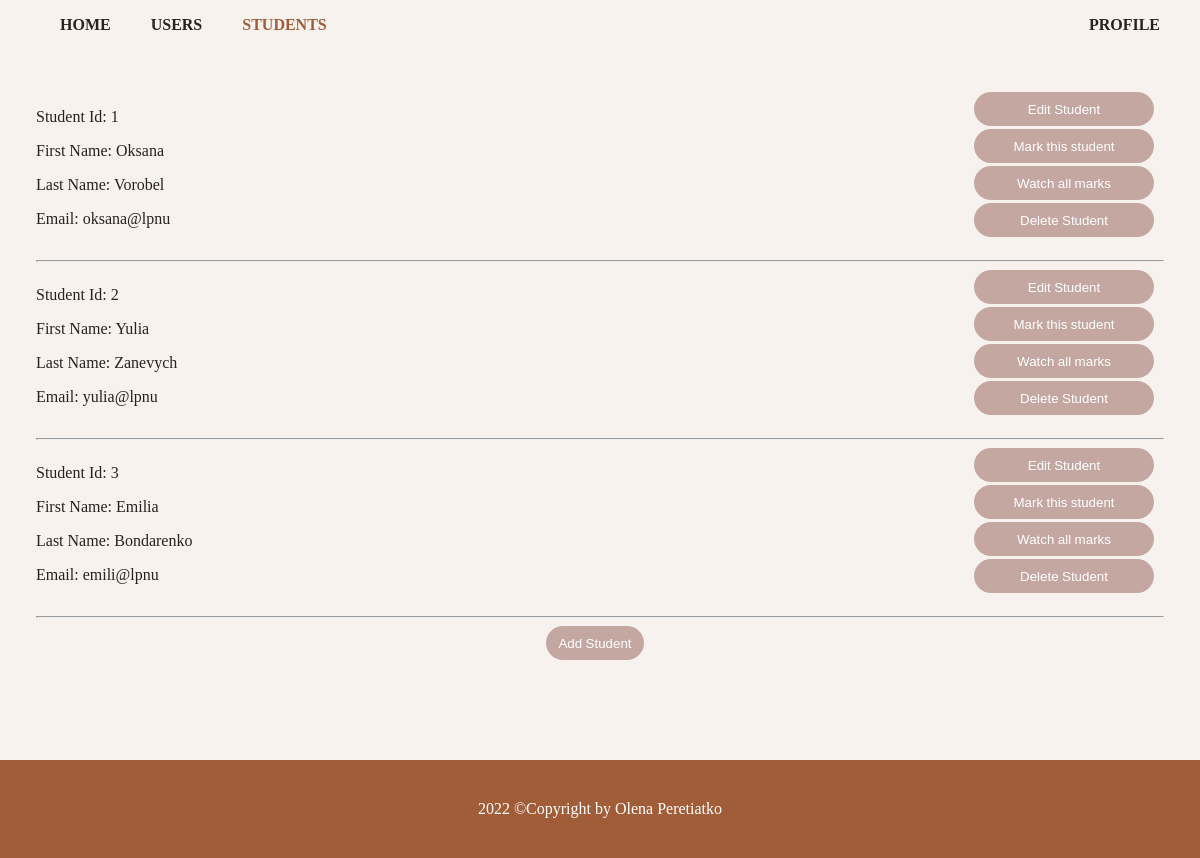
The app's page /students (signed in) with its own data.
### src/database/models.py (models this page shows, shortened)
class Student(Base):
    __tablename__ = 'student'
    id_student = Column(Integer, primary_key=True)
    name_student = Column(String(45), nullable=False)
    last_name_student = Column(String(45), nullable=False)
    email = Column(String(100), unique=True, nullable=False)
    rating = Column(String(45))
    id_user = Column(Integer, ForeignKey('user.id_user'), nullable=False)

### resources/students.py (the view)
class StudentListApi(Resource):
    student_schema = StudentSchema()
    @login_required
    def get(self, id_student=None):
        if not (current_user.is_admin or current_user.is_student):
            return {'message': 'Access denied'}, 409
        if current_user.is_admin:
            if not id_student:
                students = db.session.query(Student).all()
                return make_response(render_template('students.html', students=students), 200, headers)
            else:
                student = db.session.query(Student).filter_by(id_student=id_student).first()
                return make_response(render_template('students.html', students=[student]), 200, headers)
        else:
            student = db.session.query(Student).filter_by(email=current_user.email).first()
        if not student:
            return {'message': 'Student not found'}, 404
        return make_response(render_template('students.html', students=[student]), 200, headers)

### resources/auth.py (called while the page is built)
@login_manager.user_loader
def load_user(id_user):
    return User.query.get(int(id_user))

### src/templates/students.html (shortened to what this page needs)
<!DOCTYPE html>
<html lang="en">
<head>
    <link href="{{ url_for('static', filename='stylesheets/styles.css') }}" rel="stylesheet">
    <link href="{{ url_for('static', filename='stylesheets/users.css') }}" rel="stylesheet">
</head>
<body>
<header>
    <nav>
        <ul>
            <li><a href="/">Home</a>
                {% if current_user.is_authenticated %}
            <li><a href="/users">Users</a></li>
            {% endif %}
            {% if current_user.is_authenticated %}
            <li class="active"><a href="/students">Students</a></li>
            <div class="right">
                <li class="right"><a href="/profile">Profile</a></li>
            </div>
            {% endif %}
        </ul>
    </nav>
</header>
<main class="content">
    {% for student in students %}
    <div class="student">
        <div class="contentLeft">
            <p>Student Id: {{student.id_student}}</p>
            <p>First Name: {{student.name_student}}</p>
            <p>Last Name: {{student.last_name_student}}</p>
            <p>Email: {{student.email}}</p>
        </div>
        <div class="myBtnsRight">
            {% if current_user.is_admin %}
            <a href="editStudent/{{student['id_student']}}">
                <button>Edit Student</button>
            </a>
            <br>
            <a href="mark/{{student['id_student']}}">
                <button>Mark this student</button>
            </a>
            <br>
            <a href="allMarks/{{student['id_student']}}">
                <button>Watch all marks</button>
            </a>
            <br>
            <form action="deleteStudent/{{student['id_student']}}" method="POST">
                <input type="submit" value="Delete Student"
                       class="btn btn-danger btn-sm">
            </form>
            <br>
            {% endif %}
        </div>
    </div>
    <hr>
    {% endfor %}
    {% if current_user.is_admin %}
    <div class="myBtn">
        <a href="addStudent">
            <button>Add Student</button>
        </a>
        {% endif %}
    </div>
</main>
<footer>
    <p>2022 &copy;Copyright by Olena Peretiatko</p>
</footer>
</body>
</html>

### src/static/stylesheets/styles.css (style rules this page uses)
body { margin: 0; background-color: #f8f2ef; font-family: 'Times New Roman', sans-serif; color: #262220; }
header { font-weight: 700; height: 40px; }
.content { padding: 0 3%; }
nav ul li { float: left; list-style: none; margin: 0 20px; }
.right { float: right; }
.right > a { margin-right: 20px; }
.active > a { color: #a15c38; }
a { color: #262220; text-decoration: none; }
nav a { text-transform: uppercase; }
form { display: inline-block; }
button, input[type="submit"] { margin-right: 10px; background-color: #c4a7a1; padding: 7px 12px; border: none; border-radius: 20px; color: white; font-family: "Noto Sans Cham", sans-serif; }
footer { bottom: 0; color: white; text-align: center; padding: 2%; background-color: #a15c38; margin-top: 100px; }
.content { margin-top: 3%; }

### src/static/stylesheets/users.css (style rules this page uses)
.contentLeft { display: inline-block; }
.myBtn { text-align: center; }
.myBtnsRight { float: right; }
.myBtnsRight button, .myBtnsRight form, .myBtnsRight input { width: 180px; margin-bottom: 3px; }
.student > .contentLeft { height: 160px; }

### records on screen
Student: id_student "1", name_student "Oksana", last_name_student "Vorobel", email "oksana@lpnu"
Student: id_student "2", name_student "Yulia", last_name_student "Zanevych", email "yulia@lpnu"
Student: id_student "3", name_student "Emilia", last_name_student "Bondarenko", email "emili@lpnu"
